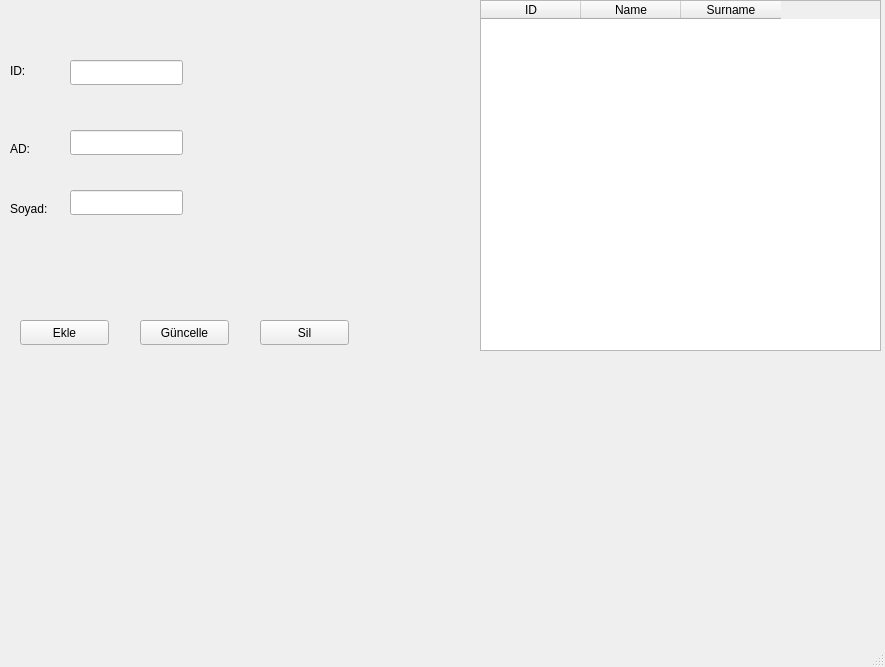
<?xml version="1.0" encoding="UTF-8"?>
<ui version="4.0">
 <class>MainWindow</class>
 <widget class="QMainWindow" name="MainWindow">
  <property name="geometry">
   <rect>
    <x>0</x>
    <y>0</y>
    <width>885</width>
    <height>667</height>
   </rect>
  </property>
  <property name="windowTitle">
   <string>MainWindow</string>
  </property>
  <widget class="QWidget" name="centralwidget">
   <widget class="QLabel" name="ID">
    <property name="geometry">
     <rect>
      <x>10</x>
      <y>50</y>
      <width>81</width>
      <height>41</height>
     </rect>
    </property>
    <property name="text">
     <string>ID:</string>
    </property>
   </widget>
   <widget class="QLineEdit" name="lineEdit_ID">
    <property name="geometry">
     <rect>
      <x>70</x>
      <y>60</y>
      <width>113</width>
      <height>25</height>
     </rect>
    </property>
   </widget>
   <widget class="QLabel" name="Ad">
    <property name="geometry">
     <rect>
      <x>10</x>
      <y>140</y>
      <width>67</width>
      <height>17</height>
     </rect>
    </property>
    <property name="text">
     <string>AD:</string>
    </property>
   </widget>
   <widget class="QLabel" name="Soyad">
    <property name="geometry">
     <rect>
      <x>10</x>
      <y>200</y>
      <width>67</width>
      <height>17</height>
     </rect>
    </property>
    <property name="text">
     <string>Soyad:</string>
    </property>
   </widget>
   <widget class="QLineEdit" name="lineEdit_name">
    <property name="geometry">
     <rect>
      <x>70</x>
      <y>130</y>
      <width>113</width>
      <height>25</height>
     </rect>
    </property>
   </widget>
   <widget class="QLineEdit" name="lineEdit_surname">
    <property name="geometry">
     <rect>
      <x>70</x>
      <y>190</y>
      <width>113</width>
      <height>25</height>
     </rect>
    </property>
   </widget>
   <widget class="QPushButton" name="pushButton_create">
    <property name="geometry">
     <rect>
      <x>20</x>
      <y>320</y>
      <width>89</width>
      <height>25</height>
     </rect>
    </property>
    <property name="text">
     <string>Ekle</string>
    </property>
   </widget>
   <widget class="QPushButton" name="pushButton_update">
    <property name="geometry">
     <rect>
      <x>140</x>
      <y>320</y>
      <width>89</width>
      <height>25</height>
     </rect>
    </property>
    <property name="text">
     <string>Güncelle</string>
    </property>
   </widget>
   <widget class="QPushButton" name="pushButton_delete">
    <property name="geometry">
     <rect>
      <x>260</x>
      <y>320</y>
      <width>89</width>
      <height>25</height>
     </rect>
    </property>
    <property name="text">
     <string>Sil</string>
    </property>
   </widget>
   <widget class="QTableWidget" name="tableWidget">
    <property name="geometry">
     <rect>
      <x>480</x>
      <y>0</y>
      <width>401</width>
      <height>351</height>
     </rect>
    </property>
    <column>
     <property name="text">
      <string>ID</string>
     </property>
    </column>
    <column>
     <property name="text">
      <string>Name</string>
     </property>
    </column>
    <column>
     <property name="text">
      <string>Surname</string>
     </property>
    </column>
   </widget>
  </widget>
  <widget class="QStatusBar" name="statusbar"/>
 </widget>
 <resources/>
 <connections/>
</ui>
